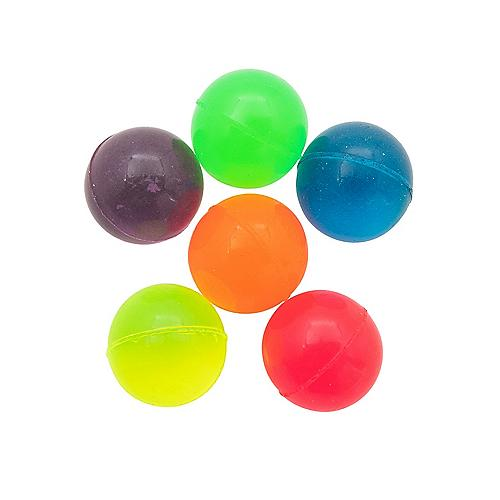
#> input picture BallTracking/renkliToplar.png, 500 x 500 px, given in place of the camera
$ python pyimagesearch.py
#> lines starting #> are read from the running program, lines starting #| are printed output that depends on the picture; after the words box and inside, x2 and y2 are one past the last pixel; in counts of white or black regions, pixels touching at a corner belong together
#runnerCode python pyimagesearch.py --video xfile.mp4


# import the necessary packages
from collections import deque
from imutils.video import VideoStream
import numpy as np
import argparse
import cv2
import imutils
import time
import math

"""
    frame = frame[:,180:1790]  # masanın ucundan fileye 130cm ölçüldü, bu da 1610 pixel'e denk geliyor
"""
auto = 0
m_pix_ratio = 1.30 / 1620
secBetweenFrames = 1 / 60

# return m/s
def MeasureSpeed(prevLocation, currentLocation):
    return math.sqrt(
        (prevLocation[0]-currentLocation[0])**2 + (prevLocation[1]-currentLocation[1])**2) *m_pix_ratio / secBetweenFrames

# construct the argument parse and parse the arguments
ap = argparse.ArgumentParser()
ap.add_argument("-v", "--video",
	help="path to the (optional) video file")
ap.add_argument("-b", "--buffer", type=int, default=64,
	help="max buffer size")
args = vars(ap.parse_args())

speed = 0
prevLocation=[0,0]

# define the lower and upper boundaries of the "green"
# ball in the HSV color space, then initialize the
# list of tracked points
greenLower = (8, 0, 200)        #greenLower = (29, 86, 6)
# (15,58,87.8)
# 26/360 88/100  91/100 --> 316 , 327
greenUpper = (40, 255, 255)     #greenUpper = (64, 255, 255)


pts = deque(maxlen=args["buffer"])
# if a video path was not supplied, grab the reference
# to the webcam
if not args.get("video", False):
	vs = VideoStream(src=0).start()
# otherwise, grab a reference to the video file
else:
	vs = cv2.VideoCapture(args["video"])
# allow the camera or video file to warm up
time.sleep(2.0)

# keep looping
while True:
	# grab the current frame
    frame = vs.read()
#> frame is the input picture: shape (500, 500, 3); mean B, G, R 207.3, 224.8, 227.6
	# handle the frame from VideoCapture or VideoStream
    frame = frame[1] if args.get("video", False) else frame
	# if we are viewing a video and we did not grab a frame,
	# then we have reached the end of the video
    if frame is None:
        break

    """
    # block some stuff in case unwanted orange color exist
    frame = frame[:,200:1100]
    y= 580
    for x in range(y):
        frame[x ,0:math.floor( (y-x)/1.6 ),:]=0
    """
    #frame[0:500,0:180] = 0


    # resize the frame, blur it, and convert it to the HSV
	# color space
    frame = imutils.resize(frame, width=600)
#> frame: shape (600, 600, 3)
    blurred = cv2.GaussianBlur(frame, (11, 11), 0)
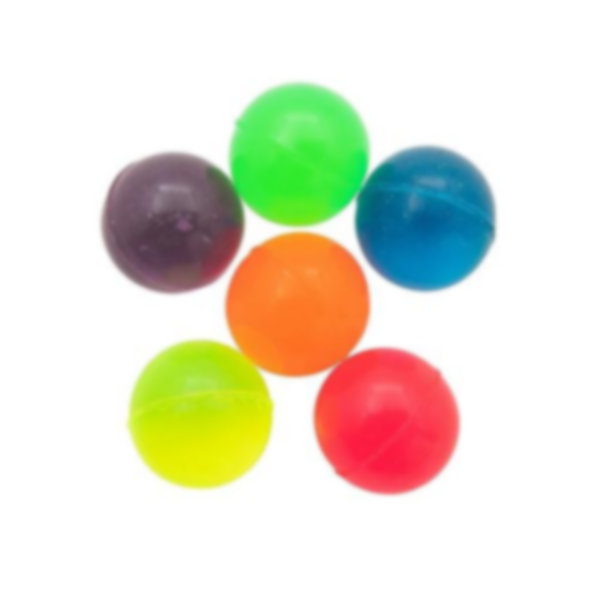
#> blurred: shape (600, 600, 3); mean B, G, R 207.3, 224.8, 227.6
    hsv = cv2.cvtColor(blurred, cv2.COLOR_BGR2HSV)
#> hsv: shape (600, 600, 3); mean H, S, V 28.5, 49.7, 242.2
	# construct a mask for the color "green", then perform
	# a series of dilations and erosions to remove any small
	# blobs left in the mask
    mask = cv2.inRange(hsv, greenLower, greenUpper)
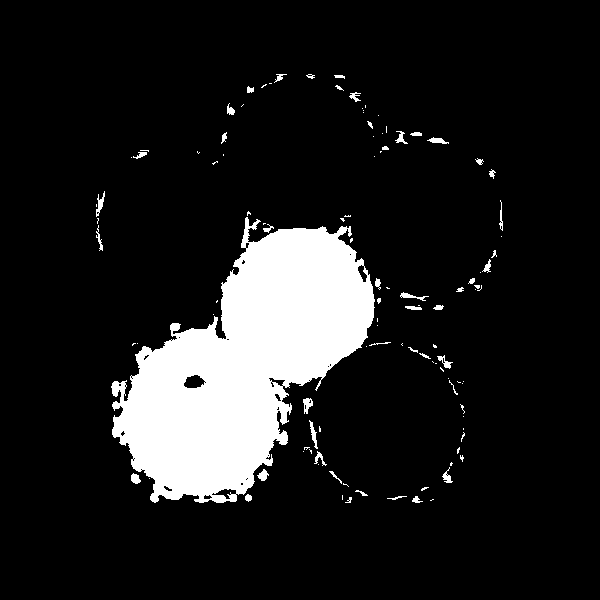
#> mask: shape (600, 600); 11.8% white; 112 white regions (66 under 20 px), largest, box (x1, y1, x2, y2) and area: (111, 217, 375, 503) 40155, (303, 398, 313, 414) 96, (96, 191, 105, 217) 95
    mask = cv2.erode(mask, None, iterations=2)
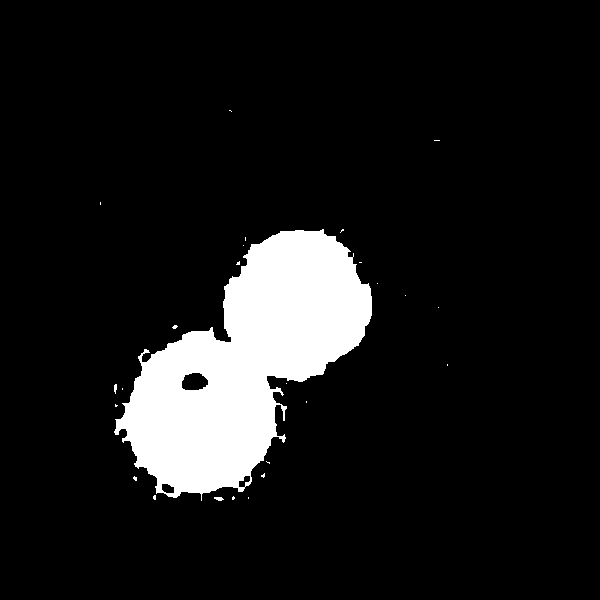
#> mask: shape (600, 600); 9.9% white; 26 white regions (23 under 20 px), largest, box (x1, y1, x2, y2) and area: (114, 229, 372, 501) 35582, (214, 497, 224, 501) 29, (114, 384, 117, 394) 23
    mask = cv2.dilate(mask, None, iterations=2)
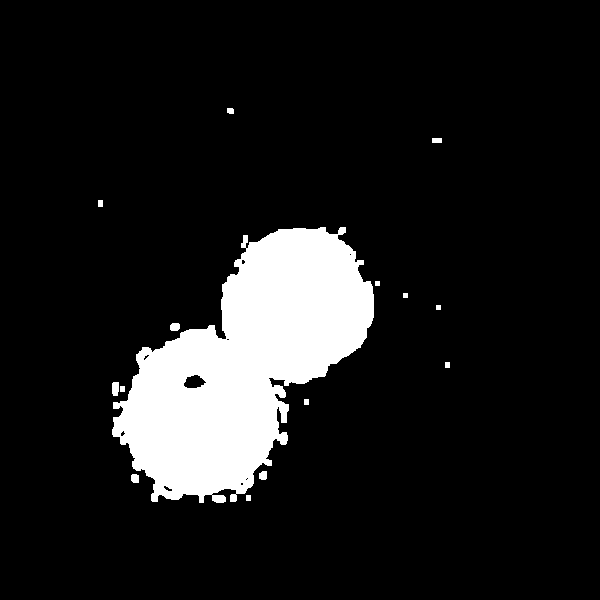
#> mask: shape (600, 600); 11.1% white; 15 white regions

    # find contours in the mask and initialize the current
	# (x, y) center of the ball
    cnts = cv2.findContours(mask.copy(), cv2.RETR_EXTERNAL,
        cv2.CHAIN_APPROX_SIMPLE)
#> cnts = 15 contours, 3 with area under 20; largest, box (x1, y1, x2, y2) and area: (112, 227, 374, 503) 38850, (112, 382, 119, 396) 72, (170, 323, 180, 331) 58, (131, 474, 139, 483) 52, (259, 471, 267, 480) 50
    cnts = imutils.grab_contours(cnts)
    center = None
	# only proceed if at least one contour was found
    if len(cnts) > 0:
		# find the largest contour in the mask, then use
		# it to compute the minimum enclosing circle and
		# centroid
        c = max(cnts, key=cv2.contourArea)
#> c = contour of 558 points, box (x1, y1, x2, y2) (112, 227, 374, 503), area 38850
        ((x, y), radius) = cv2.minEnclosingCircle(c)
#> x = 248.5; y = 364; radius = 167.6

        speed = MeasureSpeed(prevLocation,[x,y])
#> speed = 21.22
        prevLocation = [x,y]
#> prevLocation = [248.5, 364]

        M = cv2.moments(c)
#> M = moments, m00 38850.5, centre m10/m00, m01/m00 = (244.3, 364.5)
        center = (int(M["m10"] / M["m00"]), int(M["m01"] / M["m00"]))
#> center = (244, 364)
		# only proceed if the radius meets a minimum size
        if radius > 5:
			# draw the circle and centroid on the frame,
			# then update the list of tracked points
            cv2.circle(frame, (int(x), int(y)), int(radius),
				(0, 255, 255), 2)
            cv2.circle(frame, center, 5, (0, 0, 255), -1)
#> frame: shape (600, 600, 3); mean B, G, R 205.7, 225.3, 228.1
            cv2.putText(frame, str(round(speed,2)) + " m/s", (10,30), cv2.FONT_HERSHEY_SIMPLEX , 1.0, (0,0,255), 1 )
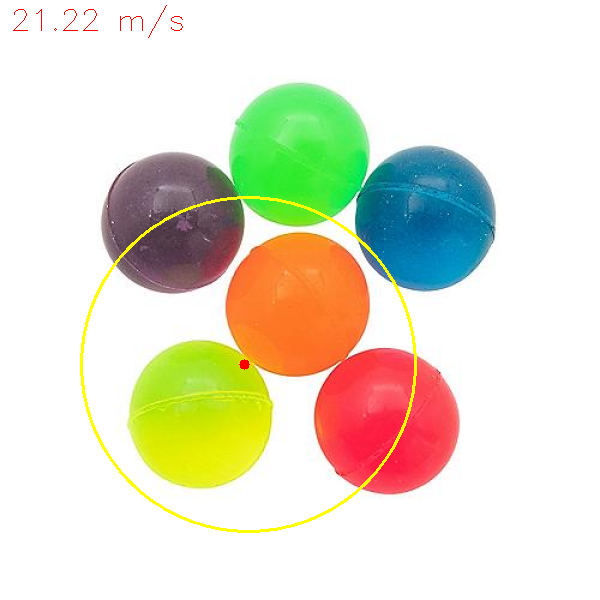
#> frame: shape (600, 600, 3); mean B, G, R 205.5, 225.1, 228.1
            if (speed>1):
                print(round(speed,2))
#| 21.22
	# update the points queue
    pts.appendleft(center)

    # loop over the set of tracked points
    for i in range(1, len(pts)):
		# if either of the tracked points are None, ignore
		# them
        if pts[i - 1] is None or pts[i] is None:
            continue
		# otherwise, compute the thickness of the line and
		# draw the connecting lines
        thickness = int(np.sqrt(args["buffer"] / float(i + 1)) * 1) #2.5
        cv2.line(frame, pts[i - 1], pts[i], (0, 0, 255), thickness)
	# show the frame to our screen
    cv2.imshow("Frame", frame)
    key = cv2.waitKey(auto) & 0xFF
#> (key q is pressed here)
	# if the 'q' key is pressed, stop the loop
    if key == ord("q"):
        break
# if we are not using a video file, stop the camera video stream
if not args.get("video", False):
    vs.stop()
# otherwise, release the camera
else:
    vs.release()
# close all windows
cv2.destroyAllWindows()
